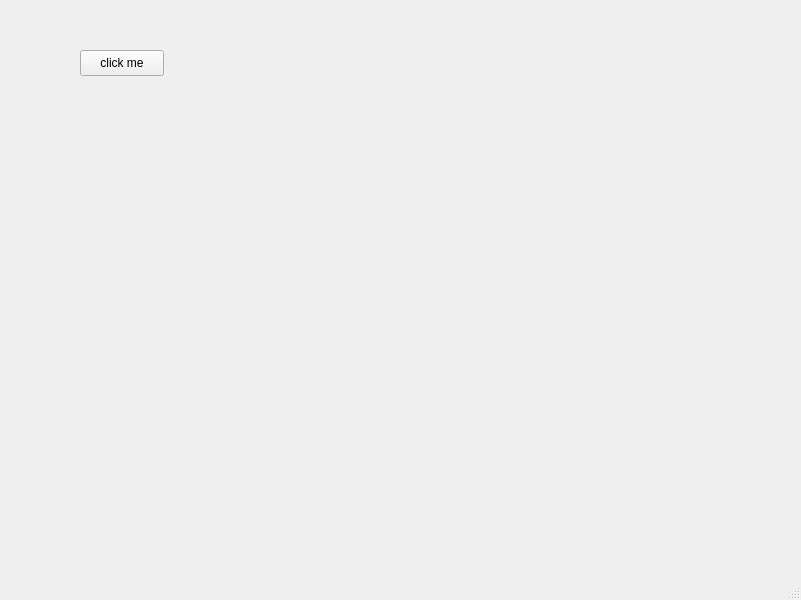
<?xml version="1.0" encoding="UTF-8"?>
<ui version="4.0">
 <class>MainWindow</class>
 <widget class="QMainWindow" name="MainWindow">
  <property name="geometry">
   <rect>
    <x>0</x>
    <y>0</y>
    <width>801</width>
    <height>600</height>
   </rect>
  </property>
  <property name="windowTitle">
   <string>MainWindow</string>
  </property>
  <widget class="QWidget" name="centralwidget">
   <widget class="QPushButton" name="pushButton">
    <property name="geometry">
     <rect>
      <x>80</x>
      <y>50</y>
      <width>84</width>
      <height>26</height>
     </rect>
    </property>
    <property name="text">
     <string>click me</string>
    </property>
   </widget>
  </widget>
  <widget class="QMenuBar" name="menubar">
   <property name="geometry">
    <rect>
     <x>0</x>
     <y>0</y>
     <width>801</width>
     <height>29</height>
    </rect>
   </property>
  </widget>
  <widget class="QStatusBar" name="statusbar"/>
 </widget>
 <resources/>
 <connections/>
</ui>
